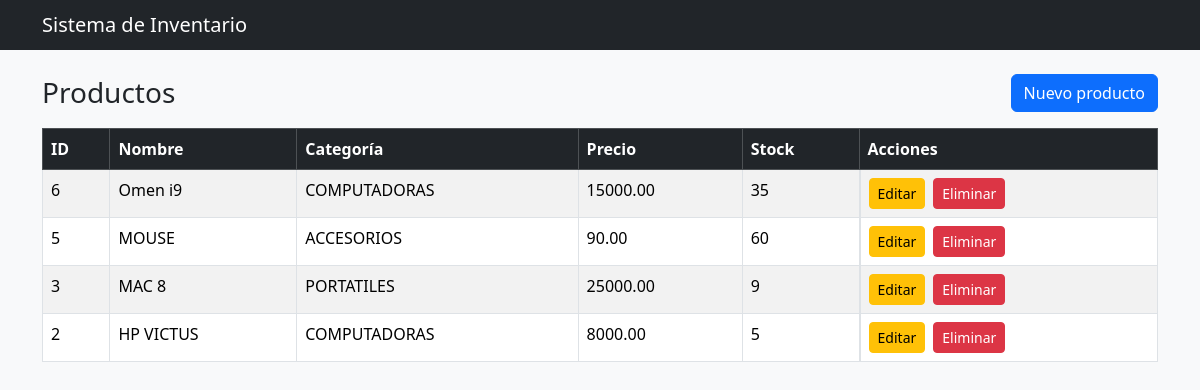
The page / on the database its author committed.
### tables this page shows
CREATE TABLE productos (
            id INTEGER PRIMARY KEY AUTOINCREMENT,
            nombre TEXT NOT NULL,
            categoria TEXT NOT NULL,
            precio REAL NOT NULL,
            stock INTEGER NOT NULL
        );

### app.py (the view)
@app.route("/")
def index():
    conn = get_db_connection()
    productos = conn.execute("SELECT * FROM productos ORDER BY id DESC").fetchall()
    conn.close()
    return render_template("index.html", productos=productos)

### app.py (called while the page is built)
def get_db_connection():
    conn = sqlite3.connect(DB_NAME)
    conn.row_factory = sqlite3.Row
    return conn

### templates/index.html (shortened to what this page needs)
{% extends "base.html" %}
{% block content %}
<div class="d-flex justify-content-between align-items-center mb-3">
  <h3 class="mb-0">Productos</h3>
  <a href="{{ url_for('registrar') }}" class="btn btn-primary">Nuevo producto</a>
</div>
<table class="table table-striped table-bordered bg-white">
  <thead class="table-dark">
    <tr><th>ID</th><th>Nombre</th><th>Categoría</th><th>Precio</th><th>Stock</th><th>Acciones</th></tr>
  </thead>
  <tbody>
    {% for p in productos %}
    <tr>
      <td>{{ p.id }}</td>
      <td>{{ p.nombre }}</td>
      <td>{{ p.categoria }}</td>
      <td>{{ '%.2f'|format(p.precio) }}</td>
      <td>{{ p.stock }}</td>
      <td class="d-flex gap-2">
        <a href="{{ url_for('editar', id=p.id) }}" class="btn btn-sm btn-warning">Editar</a>
        <form action="{{ url_for('eliminar', id=p.id) }}" method="POST" onsubmit="return confirm('¿Eliminar producto?');">
          <button class="btn btn-sm btn-danger">Eliminar</button>
        </form>
      </td>
    </tr>
    {% else %}
    <tr><td colspan="6" class="text-center">No hay productos registrados.</td></tr>
    {% endfor %}
  </tbody>
</table>
{% endblock %}

### templates/base.html (shortened to what this page needs)
<!doctype html>
<html lang="es">
<head>
  <link href="https://cdn.jsdelivr.net/npm/bootstrap@5.3.3/dist/css/bootstrap.min.css" rel="stylesheet">
</head>
<body class="bg-light">
  <nav class="navbar navbar-dark bg-dark mb-4">
    <div class="container">
      <span class="navbar-brand mb-0 h1">Sistema de Inventario</span>
    </div>
  </nav>
  <main class="container mb-4">
    {% block content %}{% endblock %}
  </main>
</body>
</html>

### rows shown on the page
productos: id "6", nombre "Omen i9", categoria "COMPUTADORAS", precio "15000.00", stock "35"
productos: id "5", nombre "MOUSE", categoria "ACCESORIOS", precio "90.00", stock "60"
productos: id "3", nombre "MAC 8", categoria "PORTATILES", precio "25000.00", stock "9"
productos: id "2", nombre "HP VICTUS", categoria "COMPUTADORAS", precio "8000.00", stock "5"
